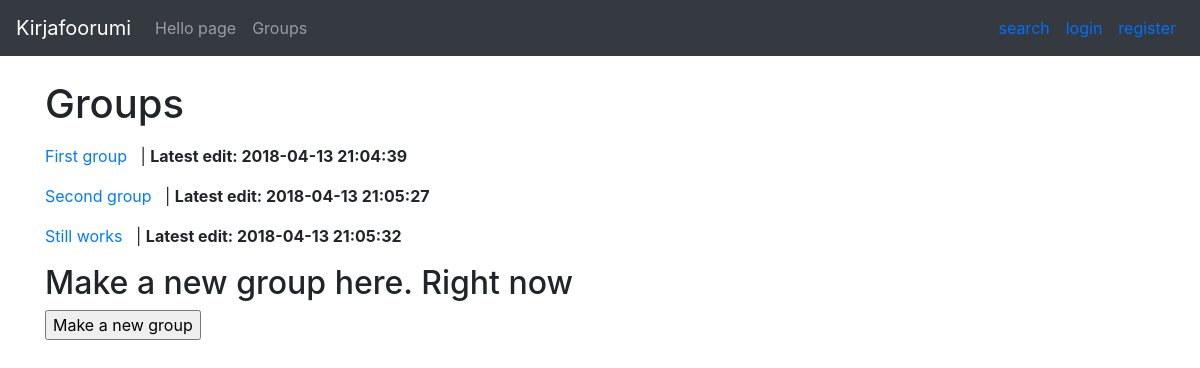
The page /groups on the database as committed earlier.
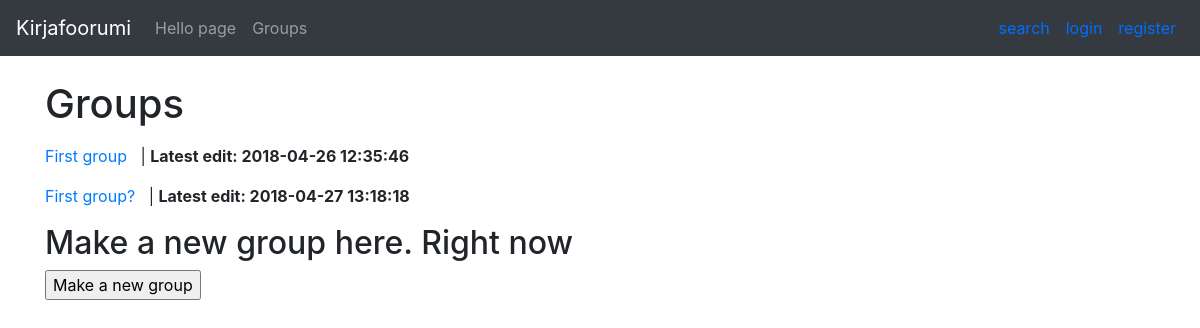
The same page on the database as committed later.
### application/groups/models.py (models this page shows, shortened)
class Groups(Base):
    heading = db.Column(db.String(20), nullable=False)
    account_id = db.Column(db.Integer, db.ForeignKey('account.id'), nullable = False)
    book_id = db.Column(db.Integer, db.ForeignKey('book.id'))
    messages = db.relationship("Message", backref='Groups', lazy=True)

### application/groups/views.py (the view)
@app.route("/groups")
def all_groups():
    return render_template("groups/groups.html", groups = Groups.query.all())

### application/templates/groups/groups.html (shortened to what this page needs)
{% extends "layout.html" %}
{% block body %}
    <h1>Groups</h1>
    {% for group in groups %}
    <p>
        <form action="{{ url_for('delete_group', group_id=group.id) }}" method="POST" style="display: inline;">
            <a href="{{ url_for('group_messages', group_id= group.id) }}"> {{ group.heading }} </a>
            &nbsp; | <b>Latest edit: {{ group.date_modified }}</b> &nbsp;
        </form>
    </p>
    {% endfor %}
    <h2>Make a new group here. Right now</h2>
    <form method="GET" action="{{ url_for('group_form') }}">
        <input type="submit" value="Make a new group"/>
    </form>
{% endblock %}

### application/templates/layout.html (shortened to what this page needs)
<!DOCTYPE html>
<html>
  <head>
    <link rel="stylesheet" href="https://maxcdn.bootstrapcdn.com/bootstrap/4.0.0/css/bootstrap.min.css">
  </head>
  <body>
    <nav class="navbar navbar-expand-md navbar-dark bg-dark mb-4">
      <a class="navbar-brand" href="{{ url_for('hello') }}">Kirjafoorumi</a>
          <div class="collapse navbar-collapse" id="navbarCollapse">
            <ul class="navbar-nav mr-auto">
              <li class="nav-item">
                <a class="nav-link" href="{{ url_for('hello') }}">Hello page</a>
              </li>
              <li class="nav-item">
                  <a class="nav-link" href="{{ url_for('all_groups') }}">Groups</a>
              </li>
            </ul>
            <div class="form-inline mt-2 mt-md-0">
              <a class="blue" href="{{ url_for('group_search') }}">search</a>
              {% if current_user.is_authenticated %}
              <a class="blue" href="{{ url_for('my_page') }}">my page</a>
              <a class="blue" href="{{ url_for('auth_logout') }}"> {{ current_user.name }} -- Logout</a>
              {% else %}
                <a class="blue" href="{{ url_for('auth_login') }}">login</a>
                <a class="blue" href="{{ url_for('auth_register') }}">register </a>
              {% endif %}
            </div>
          </div>
    </nav>
    <main role="main" class="container">
      {% block body %}{% endblock %}
    </main>
  </body>
</html>

### application/templates/layout.html (style rules this page uses)
.blue { color: rgb(0, 110, 255); padding: 8px; }

Rows that differ between the two databases and show on the page:
removed Groups: heading "Still works", date_modified "2018-04-13 21:05:32"
changed Groups "First group": date_modified "2018-04-13 21:04:39" → "2018-04-26 12:35:46"
changed Groups: heading "Second group" → "First group?"; date_modified "2018-04-13 21:05:27" → "2018-04-27 13:18:18"
